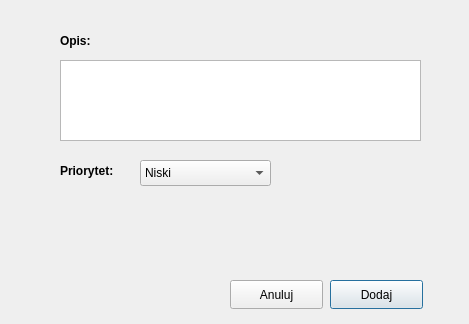
<?xml version="1.0" encoding="UTF-8"?>
<ui version="4.0">
 <class>AddSubtaskForm</class>
 <widget class="QDialog" name="AddSubtaskForm">
  <property name="geometry">
   <rect>
    <x>0</x>
    <y>0</y>
    <width>469</width>
    <height>324</height>
   </rect>
  </property>
  <property name="windowTitle">
   <string>Dodaj podzadanie</string>
  </property>
  <widget class="QPushButton" name="cancelButton">
   <property name="geometry">
    <rect>
     <x>230</x>
     <y>280</y>
     <width>93</width>
     <height>29</height>
    </rect>
   </property>
   <property name="text">
    <string>Anuluj</string>
   </property>
   <property name="autoDefault">
    <bool>false</bool>
   </property>
  </widget>
  <widget class="QLabel" name="alertBox">
   <property name="geometry">
    <rect>
     <x>150</x>
     <y>210</y>
     <width>181</width>
     <height>41</height>
    </rect>
   </property>
   <property name="styleSheet">
    <string notr="true">color: red;
font-weight: bold;
font-size: 15px;
text-align: center;</string>
   </property>
   <property name="text">
    <string/>
   </property>
  </widget>
  <widget class="QLabel" name="labelDescription">
   <property name="geometry">
    <rect>
     <x>60</x>
     <y>30</y>
     <width>61</width>
     <height>21</height>
    </rect>
   </property>
   <property name="font">
    <font>
     <bold>true</bold>
    </font>
   </property>
   <property name="text">
    <string>Opis:</string>
   </property>
  </widget>
  <widget class="QPlainTextEdit" name="txtDescription">
   <property name="geometry">
    <rect>
     <x>60</x>
     <y>60</y>
     <width>361</width>
     <height>81</height>
    </rect>
   </property>
  </widget>
  <widget class="QPushButton" name="addButton">
   <property name="geometry">
    <rect>
     <x>330</x>
     <y>280</y>
     <width>93</width>
     <height>29</height>
    </rect>
   </property>
   <property name="text">
    <string>Dodaj</string>
   </property>
   <property name="autoDefault">
    <bool>true</bool>
   </property>
  </widget>
  <widget class="QComboBox" name="priorityBox">
   <property name="enabled">
    <bool>true</bool>
   </property>
   <property name="geometry">
    <rect>
     <x>140</x>
     <y>160</y>
     <width>131</width>
     <height>26</height>
    </rect>
   </property>
   <item>
    <property name="text">
     <string>Niski</string>
    </property>
   </item>
   <item>
    <property name="text">
     <string>Średni</string>
    </property>
   </item>
   <item>
    <property name="text">
     <string>Wysoki</string>
    </property>
   </item>
  </widget>
  <widget class="QLabel" name="labelPriority">
   <property name="geometry">
    <rect>
     <x>60</x>
     <y>160</y>
     <width>91</width>
     <height>21</height>
    </rect>
   </property>
   <property name="font">
    <font>
     <bold>true</bold>
    </font>
   </property>
   <property name="text">
    <string>Priorytet:</string>
   </property>
  </widget>
 </widget>
 <resources/>
 <connections/>
</ui>
